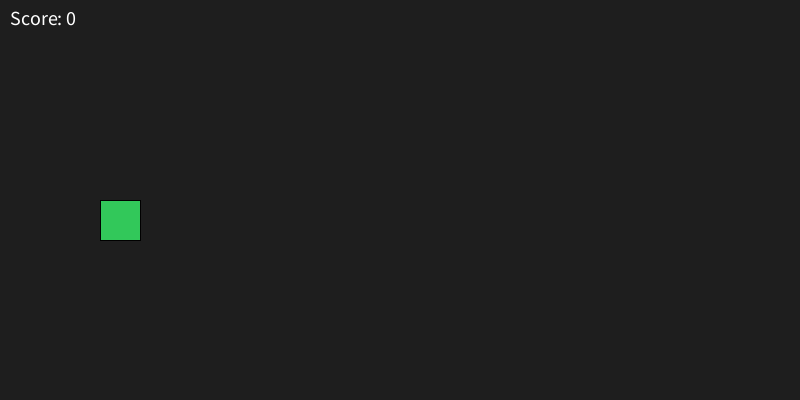
Frame 1 (no input)
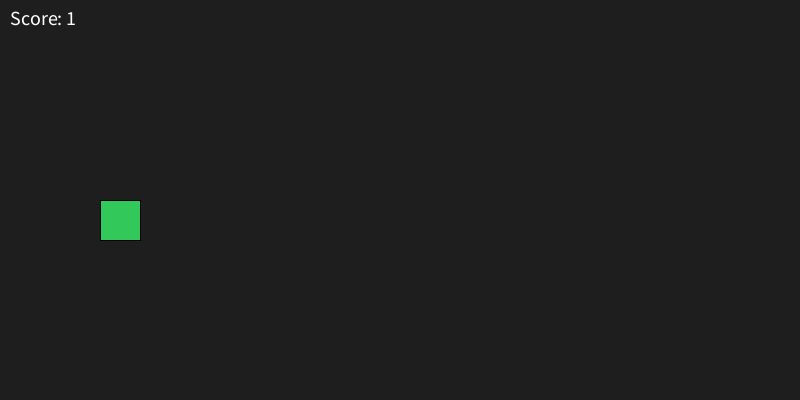
Frame 60 (the mouse pressed at the canvas centre just before this capture)
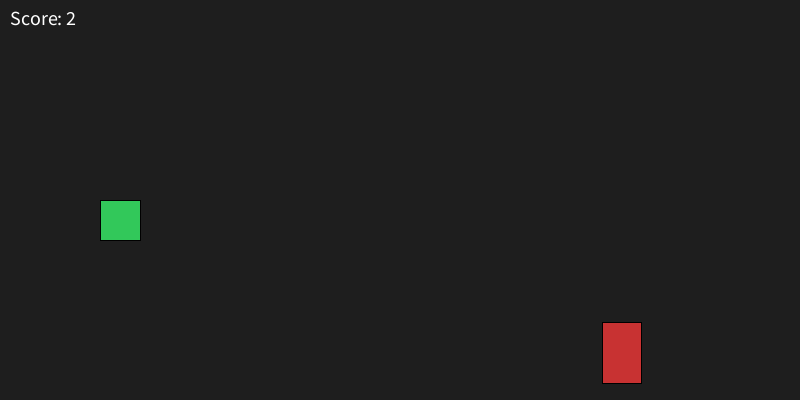
Frame 120 (the mouse held since frame 60 and released just before this capture)

The Processing sketch that drew these frames (run headless with seeded random() and noise(); from frame 60 on, the mouse is pressed at the canvas centre):

// Processing sketch: week13__________
// ── week13__________.pde
float playerX = 100;
float playerY = 200;
float playerSize = 40;

class Obstacle {
  float x, y, w, h, speed;

  Obstacle() {
    w = random(20, 50);
    h = random(40, 120);
    x = width + w;
    y = random(0, height - h);
    speed = random(3, 7);
  }

  void update() {
    x -= speed;
  }

  void show() {
    fill(200, 50, 50);
    rect(x, y, w, h);
  }

  boolean offScreen() {
    return x + w < 0;
  }

  boolean hitPlayer() {
    return (playerX < x + w &&
            playerX + playerSize > x &&
            playerY < y + h &&
            playerY + playerSize > y);
  }
}

ArrayList<Obstacle> obs = new ArrayList<Obstacle>();
int spawnTimer = 0;

boolean upKey, downKey, leftKey, rightKey;

void setup() {
  size(800, 400);
}

void draw() {
  background(30);

  // 玩家移動
  if (upKey)    playerY -= 5;
  if (downKey)  playerY += 5;
  if (leftKey)  playerX -= 5;
  if (rightKey) playerX += 5;

  // 限制邊界
  playerX = constrain(playerX, 0, width - playerSize);
  playerY = constrain(playerY, 0, height - playerSize);

  // 玩家顯示
  fill(50, 200, 90);
  rect(playerX, playerY, playerSize, playerSize);

  // 生成障礙物
  spawnTimer++;
  if (spawnTimer > 60) {   // 每 1 秒生成一個障礙物
    obs.add(new Obstacle());
    spawnTimer = 0;
  }

  // 更新並顯示障礙物
  for (int i = obs.size()-1; i >= 0; i--) {
    Obstacle o = obs.get(i);
    o.update();
    o.show();

    // 撞到玩家
    if (o.hitPlayer()) {
      gameOver();
      noLoop();
    }

    // 移除離開螢幕的障礙物
    if (o.offScreen()) {
      obs.remove(i);
    }
  }

  // 顯示分數
  fill(255);
  textSize(20);
  text("Score: " + frameCount / 60, 10, 25);
}

// 遊戲結束畫面
void gameOver() {
  fill(255, 0, 0);
  textSize(40);
  text("GAME OVER", width/2 - 120, height/2);
}

// 鍵盤按下
void keyPressed() {
  if (keyCode == UP)    upKey = true;
  if (keyCode == DOWN)  downKey = true;
  if (keyCode == LEFT)  leftKey = true;
  if (keyCode == RIGHT) rightKey = true;
}

// 鍵盤放開
void keyReleased() {
  if (keyCode == UP)    upKey = false;
  if (keyCode == DOWN)  downKey = false;
  if (keyCode == LEFT)  leftKey = false;
  if (keyCode == RIGHT) rightKey = false;
}
